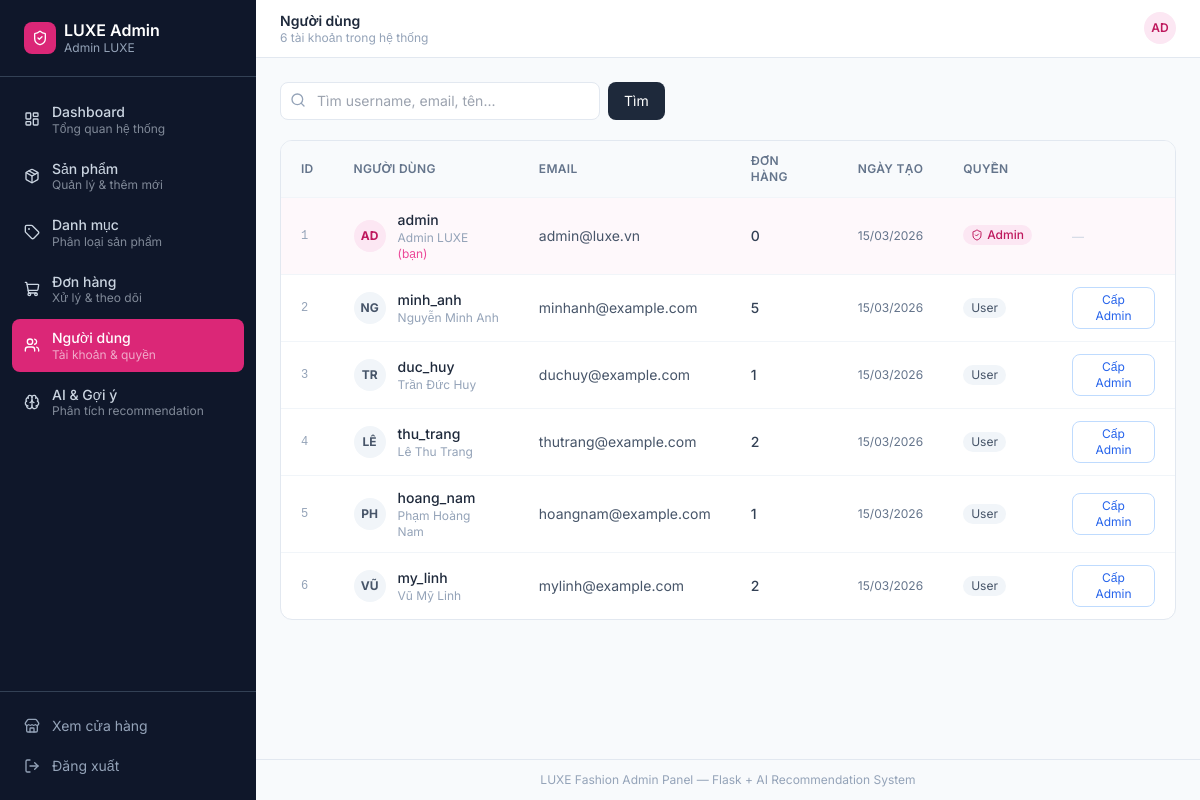
Page /admin/users (signed in) on the committed database.
### models.py (models this page shows)
class User(UserMixin, db.Model):
    __tablename__ = 'users'
    id = db.Column(db.Integer, primary_key=True)
    username = db.Column(db.String(80), unique=True, nullable=False)
    email = db.Column(db.String(120), unique=True, nullable=False)
    password_hash = db.Column(db.String(256), nullable=False)
    full_name = db.Column(db.String(150), nullable=True)
    is_admin = db.Column(db.Boolean, default=False)
    created_at = db.Column(db.DateTime, default=datetime.utcnow)
    orders = db.relationship('Order', backref='user', lazy=True)
    interactions = db.relationship('UserInteraction', backref='user', lazy=True)
    cart_items = db.relationship('CartItem', backref='user', lazy=True)

### app.py (the view, shortened to what this page needs)
    @app.route("/admin/users")
    @login_required
    @admin_required
    def admin_users():
        from sqlalchemy import func
        page = request.args.get("page", 1, type=int)
        search = request.args.get("search", "").strip()
        query = User.query
        users = query.order_by(User.created_at.desc()).paginate(
            page=page, per_page=15, error_out=False
        )
        return render_template("admin/users.html", users=users, search=search)

### templates/admin/users.html (shortened to what this page needs)
{% extends "admin/base_admin.html" %}
{% block page_title %}Người dùng{% endblock %}
{% block page_subtitle %}{{ users.total }} tài khoản trong hệ thống{% endblock %}
{% block content %}
<div class="flex flex-col sm:flex-row gap-3 mb-5">
    <form method="GET" class="flex gap-2 flex-1">
        <div class="relative flex-1 max-w-xs">
            <input type="text" name="search" value="{{ search }}" placeholder="Tìm username, email, tên..."
                   class="w-full pl-9 pr-3 py-2 text-sm border border-dark-200 rounded-lg bg-white focus:outline-none focus:ring-2 focus:ring-primary-300">
            <i data-lucide="search" class="absolute left-2.5 top-2.5 w-4 h-4 text-dark-400"></i>
        </div>
        <button type="submit" class="px-4 py-2 text-sm bg-dark-800 text-white rounded-lg hover:bg-dark-700">Tìm</button>
    </form>
</div>
<div class="bg-white rounded-xl border border-dark-200 overflow-hidden">
    <div class="overflow-x-auto">
        <table class="w-full text-sm">
            <thead class="bg-dark-50 border-b border-dark-100">
                <tr>
                    <th class="text-left px-5 py-3 text-xs font-semibold text-dark-500 uppercase tracking-wide">ID</th>
                    <th class="text-left px-5 py-3 text-xs font-semibold text-dark-500 uppercase tracking-wide">Người dùng</th>
                    <th class="text-left px-5 py-3 text-xs font-semibold text-dark-500 uppercase tracking-wide">Email</th>
                    <th class="text-left px-5 py-3 text-xs font-semibold text-dark-500 uppercase tracking-wide">Đơn hàng</th>
                    <th class="text-left px-5 py-3 text-xs font-semibold text-dark-500 uppercase tracking-wide">Ngày tạo</th>
                    <th class="text-left px-5 py-3 text-xs font-semibold text-dark-500 uppercase tracking-wide">Quyền</th>
                    <th class="px-5 py-3"></th>
                </tr>
            </thead>
            <tbody class="divide-y divide-dark-100">
                {% for user in users.items %}
                <tr class="hover:bg-dark-50 transition-colors {% if user.id == current_user.id %}bg-primary-50/50{% endif %}">
                    <td class="px-5 py-3 text-xs text-dark-400 font-mono">{{ user.id }}</td>
                    <td class="px-5 py-3">
                        <div class="flex items-center gap-3">
                            <div class="w-8 h-8 rounded-full flex items-center justify-center text-xs font-bold flex-shrink-0
                                {% if user.is_admin %}bg-primary-100 text-primary-700{% else %}bg-dark-100 text-dark-600{% endif %}">
                                {{ (user.full_name or user.username)[:2].upper() }}
                            </div>
                            <div>
                                <p class="font-medium text-dark-800">{{ user.username }}</p>
                                {% if user.full_name %}<p class="text-xs text-dark-400">{{ user.full_name }}</p>{% endif %}
                                {% if user.id == current_user.id %}<p class="text-xs text-primary-500">(bạn)</p>{% endif %}
                            </div>
                        </div>
                    </td>
                    <td class="px-5 py-3 text-sm text-dark-600">{{ user.email }}</td>
                    <td class="px-5 py-3 text-sm font-medium text-dark-700">{{ user.orders | length }}</td>
                    <td class="px-5 py-3 text-xs text-dark-500">{{ user.created_at.strftime('%d/%m/%Y') }}</td>
                    <td class="px-5 py-3">
                        {% if user.is_admin %}
                        <span class="inline-flex items-center gap-1 px-2 py-0.5 rounded-full text-xs bg-primary-100 text-primary-700 font-medium">
                            <i data-lucide="shield-check" class="w-3 h-3"></i> Admin
                        </span>
                        {% else %}
                        <span class="inline-flex items-center px-2 py-0.5 rounded-full text-xs bg-dark-100 text-dark-600">
                            User
                        </span>
                        {% endif %}
                    </td>
                    <td class="px-5 py-3">
                        {% if user.id != current_user.id %}
                        <form method="POST" action="{{ url_for('admin_user_toggle_admin', user_id=user.id) }}"
                              onsubmit="return confirm('{% if user.is_admin %}Thu hồi quyền admin của {{ user.username }}?{% else %}Cấp quyền admin cho {{ user.username }}?{% endif %}')">
                            <button type="submit"
                                    class="text-xs px-2.5 py-1 rounded-lg border transition-colors
                                           {% if user.is_admin %}border-red-200 text-red-600 hover:bg-red-50{% else %}border-blue-200 text-blue-600 hover:bg-blue-50{% endif %}">
                                {% if user.is_admin %}Thu hồi Admin{% else %}Cấp Admin{% endif %}
                            </button>
                        </form>
                        {% else %}
                        <span class="text-xs text-dark-300">—</span>
                        {% endif %}
                    </td>
                </tr>
                {% else %}
                <tr>
                    <td colspan="7" class="px-5 py-12 text-center text-sm text-dark-400">Không tìm thấy người dùng</td>
                </tr>
                {% endfor %}
            </tbody>
        </table>
    </div>
</div>
{% endblock %}

### templates/admin/base_admin.html (shortened to what this page needs)
<!DOCTYPE html>
<html lang="vi">
<head>
    <script src="https://cdn.tailwindcss.com"></script>
</head>
<body class="font-body bg-dark-50 text-dark-800 min-h-screen">
<div class="flex min-h-screen">
    <aside class="w-64 bg-dark-900 text-white flex flex-col fixed h-full z-30 transition-transform duration-300" id="admin-sidebar">
        <div class="px-6 py-5 border-b border-dark-700">
            <a href="{{ url_for('admin_dashboard') }}" class="flex items-center gap-2">
                <div class="w-8 h-8 bg-primary-600 rounded-lg flex items-center justify-center">
                    <i data-lucide="shield-check" class="w-4 h-4 text-white"></i>
                </div>
                <div>
                    <p class="font-semibold text-white leading-tight">LUXE Admin</p>
                    <p class="text-xs text-dark-400">{{ current_user.full_name or current_user.username }}</p>
                </div>
            </a>
        </div>
        <nav class="flex-1 px-3 py-4 space-y-1 overflow-y-auto">
            {% for endpoint, icon, label, sublabel in nav_items %}
            <a href="{{ url_for(endpoint) }}"
               class="flex items-center gap-3 px-3 py-2.5 rounded-lg transition-all group
                      {% if request.endpoint == endpoint %}bg-primary-600 text-white{% else %}text-dark-300 hover:bg-dark-800 hover:text-white{% endif %}">
                <i data-lucide="{{ icon }}" class="w-4 h-4 flex-shrink-0"></i>
                <div>
                    <p class="text-sm font-medium leading-tight">{{ label }}</p>
                    <p class="text-xs opacity-60 leading-tight">{{ sublabel }}</p>
                </div>
            </a>
            {% endfor %}
        </nav>
        <div class="px-3 py-4 border-t border-dark-700 space-y-1">
            <a href="{{ url_for('index') }}" class="flex items-center gap-3 px-3 py-2 rounded-lg text-dark-400 hover:bg-dark-800 hover:text-white transition-all text-sm">
                <i data-lucide="store" class="w-4 h-4"></i>
                Xem cửa hàng
            </a>
            <a href="{{ url_for('logout') }}" class="flex items-center gap-3 px-3 py-2 rounded-lg text-dark-400 hover:bg-red-900/50 hover:text-red-300 transition-all text-sm">
                <i data-lucide="log-out" class="w-4 h-4"></i>
                Đăng xuất
            </a>
        </div>
    </aside>
    <div class="flex-1 ml-64 flex flex-col min-h-screen">
        <header class="bg-white border-b border-dark-200 px-6 py-3 flex items-center justify-between sticky top-0 z-20">
            <div class="flex items-center gap-3">
                <div>
                    <h1 class="font-semibold text-dark-800 text-sm leading-tight">{% block page_title %}Admin Panel{% endblock %}</h1>
                    <p class="text-xs text-dark-400 leading-tight">{% block page_subtitle %}{% endblock %}</p>
                </div>
            </div>
            <div class="flex items-center gap-2">
                <div class="w-8 h-8 rounded-full bg-primary-100 flex items-center justify-center text-primary-700 font-semibold text-xs">
                    {{ (current_user.full_name or current_user.username)[:2].upper() }}
                </div>
            </div>
        </header>
        <main class="flex-1 p-6">
            {% block content %}{% endblock %}
        </main>
        <footer class="px-6 py-3 border-t border-dark-200 text-xs text-dark-400 text-center">
            LUXE Fashion Admin Panel &mdash; Flask + AI Recommendation System
        </footer>
    </div>
</div>
</body>
</html>

### rows in the picture
User: full_name "Admin LUXE", full_name "AD", id "1", username "admin", shows "(bạn)", email "admin@luxe.vn", orders|length "0", created_at "15/03/2026", is_admin True (drawn)
User: id "2", full_name "NG", username "minh_anh", full_name "Nguyễn Minh Anh", email "minhanh@example.com", orders|length "5", created_at "15/03/2026", is_admin "User"
User: id "3", full_name "TR", username "duc_huy", full_name "Trần Đức Huy", email "duchuy@example.com", orders|length "1", created_at "15/03/2026", is_admin "User"
User: id "4", full_name "LÊ", username "thu_trang", full_name "Lê Thu Trang", email "thutrang@example.com", orders|length "2", created_at "15/03/2026", is_admin "User"
User: id "5", full_name "PH", username "hoang_nam", full_name "Phạm Hoàng Nam", email "hoangnam@example.com", orders|length "1", created_at "15/03/2026", is_admin "User"
User: id "6", full_name "VŨ", username "my_linh", full_name "Vũ Mỹ Linh", email "mylinh@example.com", orders|length "2", created_at "15/03/2026", is_admin "User"

### other values in the picture
{{ label }} "Dashboard" "Sản phẩm" "Danh mục" "Đơn hàng" "Người dùng" "AI & Gợi ý"
{{ sublabel }} "Tổng quan hệ thống" "Quản lý & thêm mới" "Phân loại sản phẩm" "Xử lý & theo dõi" "Tài khoản & quyền" "Phân tích recommendation"
{{ users.total }} "6"
